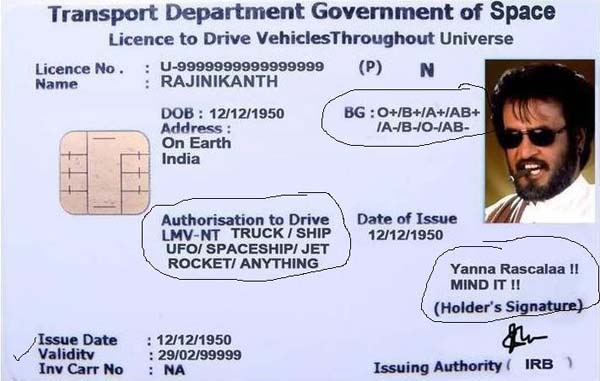
#> input picture 10.tiff, 600 x 381 px; its folder holds only this picture in this run
$ python -i crop_orient_mix.py   (imports and definitions only)   (older library calls are emulated)
#> lines starting #> are read from the running program, lines starting #| are printed output that depends on the picture; after the words box and inside, x2 and y2 are one past the last pixel; in counts of white or black regions, pixels touching at a corner belong together
# -*- coding: utf-8 -*-
"""
Created on Thu Dec 19 13:16:28 2019

@author: Internship004
"""

import cv2
import numpy as np
import math
import pytesseract
from scipy import ndimage

import glob
import os
import random
import sys
import random
import json
from collections import defaultdict
from PIL import Image, ImageDraw
from scipy.ndimage.filters import rank_filter

def process_image(path, out_path):
#> called with path = '10.tiff', out_path = 'out.png'
    orig_im = Image.open(path)
#> orig_im is the input picture: PIL image 600x381 RGBA; mean R, G, B, A 197.2, 197.5, 217, 255
    w,h=orig_im.size
    scale, im = downscale_image(orig_im)
#> scale = 1

    edges = cv2.Canny(np.asarray(im), 100, 200)
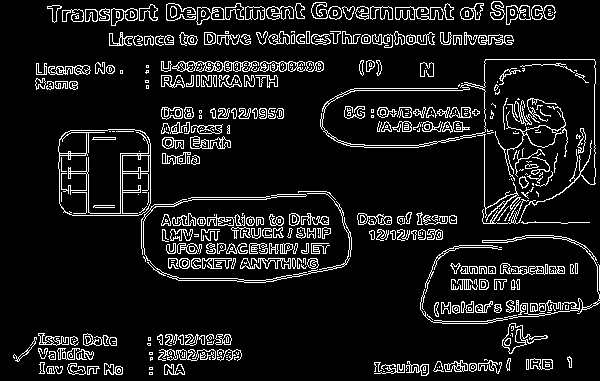
#> edges: shape (381, 600); 10% white in thin lines or dots

    # TODO: dilate image _before_ finding a border. This is crazy sensitive!
    _, contours, hierarchy = cv2.findContours(edges, cv2.RETR_TREE, cv2.CHAIN_APPROX_SIMPLE)
#> contours = 1078 contours, 601 with area under 20; largest, box (x1, y1, x2, y2) and area: (320, 59, 596, 224) 24010, (482, 59, 596, 224) 15404, (322, 84, 486, 146) 8058, (58, 129, 151, 216) 7585, (58, 129, 151, 216) 6387
    borders = find_border_components(contours, edges)
#> the loop in find_border_components, `for i, c in enumerate(contours):` made 1078 passes
#> (x, y, w, h) on passes 2, 5, 6: (149, 372, 4, 3), (149, 367, 4, 3), (87, 366, 13, 9)
#> after the loop in find_border_components, `for i, c in enumerate(contours):`: borders = []
#> borders = []
    borders.sort(
        key=lambda i_x1_y1_x2_y2: (i_x1_y1_x2_y2[3] - i_x1_y1_x2_y2[1]) * (i_x1_y1_x2_y2[4] - i_x1_y1_x2_y2[2]))

    border_contour = None
    if len(borders):
        border_contour = contours[borders[0][0]]
        edges = remove_border(border_contour, edges)

    edges = 255 * (edges > 0).astype(np.uint8)

    # Remove ~1px borders using a rank filter.
    maxed_rows = rank_filter(edges, -4, size=(1, 20))
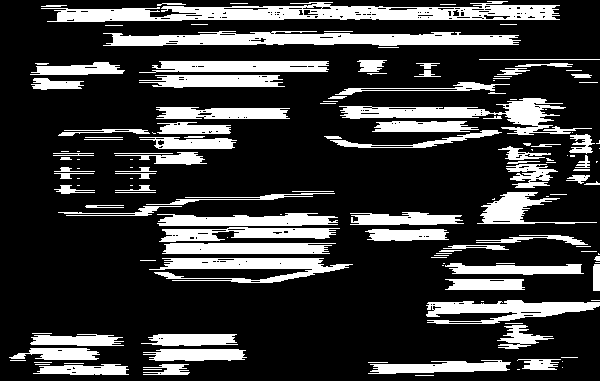
#> maxed_rows: shape (381, 600); 22.7% white; 148 white regions (63 under 20 px), largest, box (x1, y1, x2, y2) and area: (41, 1, 560, 22) 6117, (103, 31, 521, 46) 4396, (339, 98, 592, 135) 2918
    maxed_cols = rank_filter(edges, -4, size=(20, 1))
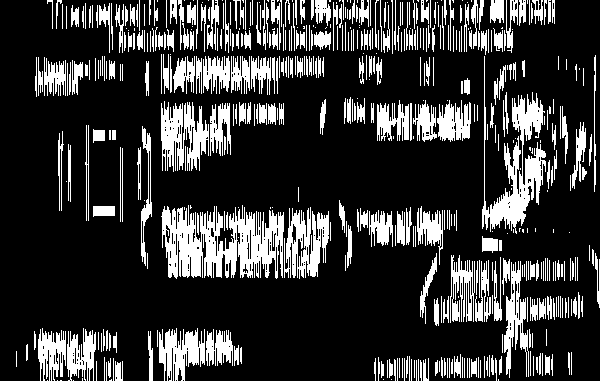
#> maxed_cols: shape (381, 600); 21.8% white; 530 white regions (151 under 20 px), largest, box (x1, y1, x2, y2) and area: (161, 205, 284, 279) 5624, (482, 56, 546, 234) 3522, (161, 101, 209, 172) 2033
    debordered = np.minimum(np.minimum(edges, maxed_rows), maxed_cols)
#> debordered: shape (381, 600); 6.5% white in thin lines or dots
    edges = debordered

    contours = find_components(edges)
    if len(contours) == 0:
        #print('%s -> (no text!)' % path)
        return

    crop = find_optimal_components_subset(contours, edges)
    crop = pad_crop(crop, contours, edges, border_contour)

    crop = [int(x / scale) for x in crop]  # upscale to the original image size.

    # [10 lines of commented-out code are left out]
    text_im = orig_im.crop(crop)
    text_im = text_im.resize((w,h), Image.ANTIALIAS)
    text_im.save(out_path)
    #print('%s -> %s' % (path, out_path))
    return text_im

# [74 lines left out: function crop_orient, not called in this run]
    #cv2.waitKey()
    #cv2.destroyAllWindows()

def dilate(ary, N, iterations):
    """Dilate using an NxN '+' sign shape. ary is np.uint8."""

    kernel = np.zeros((N, N), dtype=np.uint8)
    kernel[(N - 1) // 2, :] = 1  # Bug solved with // (integer division)

    dilated_image = cv2.dilate(ary / 255, kernel, iterations=iterations)

    kernel = np.zeros((N, N), dtype=np.uint8)
    kernel[:, (N - 1) // 2] = 1  # Bug solved with // (integer division)
    dilated_image = cv2.dilate(dilated_image, kernel, iterations=iterations)
    return dilated_image


def props_for_contours(contours, ary):
    """Calculate bounding box & the number of set pixels for each contour."""
    c_info = []
    for c in contours:
        x, y, w, h = cv2.boundingRect(c)
        c_im = np.zeros(ary.shape)
        cv2.drawContours(c_im, [c], 0, 255, -1)
        c_info.append({
            'x1': x,
            'y1': y,
            'x2': x + w - 1,
            'y2': y + h - 1,
            'sum': np.sum(ary * (c_im > 0)) / 255
        })
    return c_info


def union_crops(crop1, crop2):
    """Union two (x1, y1, x2, y2) rects."""
    x11, y11, x21, y21 = crop1
    x12, y12, x22, y22 = crop2
    return min(x11, x12), min(y11, y12), max(x21, x22), max(y21, y22)


def intersect_crops(crop1, crop2):
    x11, y11, x21, y21 = crop1
    x12, y12, x22, y22 = crop2
    return max(x11, x12), max(y11, y12), min(x21, x22), min(y21, y22)


def crop_area(crop):
    x1, y1, x2, y2 = crop
    return max(0, x2 - x1) * max(0, y2 - y1)


def find_border_components(contours, ary):
    borders = []
    area = ary.shape[0] * ary.shape[1]
    for i, c in enumerate(contours):
        x, y, w, h = cv2.boundingRect(c)
        if w * h > 0.5 * area:
            borders.append((i, x, y, x + w - 1, y + h - 1))
    return borders


def angle_from_right(deg):
    return min(deg % 90, 90 - (deg % 90))


# [19 lines left out: function remove_border, not called in this run]


def find_components(edges, max_components=16):
    """Dilate the image until there are just a few connected components.
    Returns contours for these components."""
#> called with max_components = 16
    # Perform increasingly aggressive dilation until there are just a few
    # connected components.

    count = 21
    dilation = 5
    n = 1
    while count > 16:
        n += 1
        dilated_image = dilate(edges, N=3, iterations=n)
        dilated_image = np.uint8(dilated_image)
        _, contours, hierarchy = cv2.findContours(dilated_image, cv2.RETR_TREE, cv2.CHAIN_APPROX_SIMPLE)
        count = len(contours)
#> this loop made 8 passes
#> count on passes 1 to 8: 164, 84, 53, 46, 40, 33, 19, 13
#> pass 1, in dilate, `dilated_image = cv2.dilate(dilated_image, kernel, iterations=iterations)`:
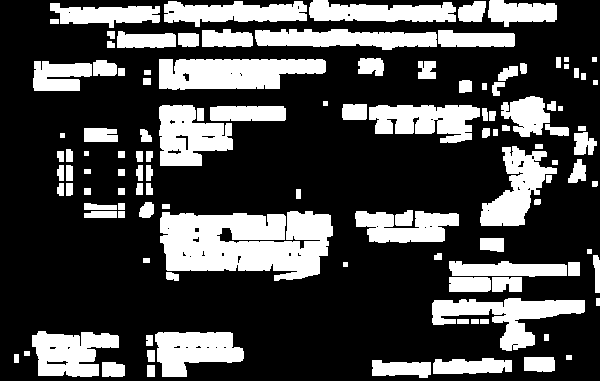
#> dilated_image: shape (381, 600) float64; values 0 (black) and 1 (white), 28.4% white; 117 white regions, largest, box (x1, y1, x2, y2) and area: (160, 211, 333, 281) 9225, (159, 59, 326, 90) 4204, (432, 298, 585, 351) 3360
#> after the loop:
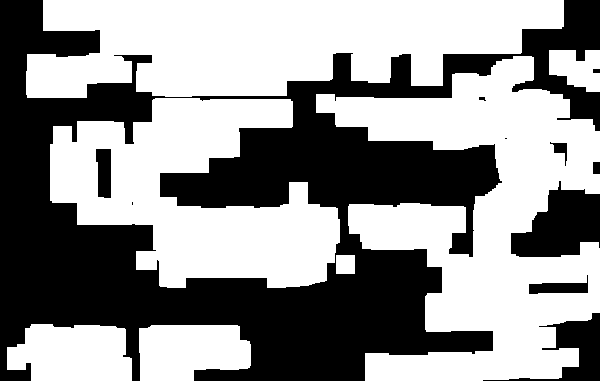
#> dilated_image: shape (381, 600); values 0 (black) and 1 (white), 56.9% white; 11 black regions (2 under 20 px)
#> after the loop, n = 9
#> in process_image, `contours = find_components(edges)`: contours = 13 contours, 2 with area under 20; largest, box (x1, y1, x2, y2) and area: (316, 56, 600, 381) 45757, (26, 0, 564, 98) 38366, (50, 98, 340, 288) 31400, (7, 324, 132, 381) 5860, (139, 325, 251, 381) 5219
    # print dilation
    # Image.fromarray(edges).show()
    # Image.fromarray(255 * dilated_image).show()
    return contours


def find_optimal_components_subset(contours, edges):
    """Find a crop which strikes a good balance of coverage/compactness.
    Returns an (x1, y1, x2, y2) tuple.
    """
    c_info = props_for_contours(contours, edges)
#> the loop in props_for_contours, `for c in contours:` made 13 passes
#> (x, y, w, h) on passes 1, 2, 4, 5, 6, 7, 8, 9: (139, 325, 112, 56), (7, 324, 125, 57), (50, 98, 290, 190), (131, 201, 3, 5), (95, 148, 17, 51), (316, 56, 284, 325), (528, 274, 61, 21), (549, 141, 19, 26)
#> after the loop in props_for_contours, `for c in contours:`:
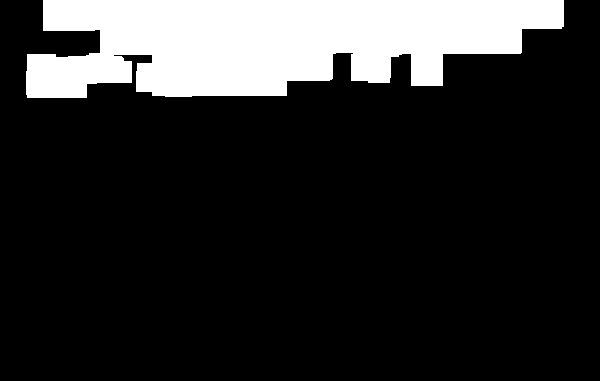
#> c_im: shape (381, 600) float64; 17.1% white; 1 white region, box (x1, y1, x2, y2) and area: (26, 0, 564, 98) 39183
#> after the loop in props_for_contours, `for c in contours:`: c_info = 13 items
#> c_info = 13 items
    c_info.sort(key=lambda x: -x['sum'])
    total = np.sum(edges) / 255
#> total = 14761
    area = edges.shape[0] * edges.shape[1]
#> area = 228600

    c = c_info[0]
#> c = {'x1': 316, 'y1': 56, 'x2': 599, 'y2': 380, 'sum': 4659}
    del c_info[0]
    this_crop = c['x1'], c['y1'], c['x2'], c['y2']
#> this_crop = (316, 56, 599, 380)
    crop = this_crop
#> crop = (316, 56, 599, 380)
    covered_sum = c['sum']
#> covered_sum = 4659

    while covered_sum < total:
        changed = False
        recall = 1.0 * covered_sum / total
        prec = 1 - 1.0 * crop_area(crop) / area
        f1 = 2 * (prec * recall / (prec + recall))
        # print '----'
        for i, c in enumerate(c_info):
            this_crop = c['x1'], c['y1'], c['x2'], c['y2']
            new_crop = union_crops(crop, this_crop)
            new_sum = covered_sum + c['sum']
            new_recall = 1.0 * new_sum / total
            new_prec = 1 - 1.0 * crop_area(new_crop) / area
            new_f1 = 2 * new_prec * new_recall / (new_prec + new_recall)

            # Add this crop if it improves f1 score,
            # _or_ it adds 25% of the remaining pixels for <15% crop expansion.
            # ^^^ very ad-hoc! make this smoother
            remaining_frac = c['sum'] / (total - covered_sum)
            new_area_frac = 1.0 * crop_area(new_crop) / crop_area(crop) - 1
            if new_f1 > f1 or (
                    remaining_frac > 0.25 and new_area_frac < 0.15):
#                print('%d %s -> %s / %s (%s), %s -> %s / %s (%s), %s -> %s' % (
#                    i, covered_sum, new_sum, total, remaining_frac,
#                    crop_area(crop), crop_area(new_crop), area, new_area_frac,
#                    f1, new_f1))
                crop = new_crop
                covered_sum = new_sum
                del c_info[i]
                changed = True
                break

        if not changed:
            break
#> this loop made 2 passes
#> (recall, prec, f1) on passes 1 to 2: (0.316, 0.599, 0.413), (0.316, 0.599, 0.413)
#> in process_image, `crop = find_optimal_components_subset(contours, edges)`: crop = (316, 56, 599, 380)

    return crop


def pad_crop(crop, contours, edges, border_contour, pad_px=15):
    """Slightly expand the crop to get full contours.
    This will expand to include any contours it currently intersects, but will
    not expand past a border.
    """
#> called with crop = (316, 56, 599, 380), pad_px = 15
    bx1, by1, bx2, by2 = 0, 0, edges.shape[0], edges.shape[1]
#> bx1 = 0; by1 = 0; bx2 = 381; by2 = 600
    if border_contour is not None and len(border_contour) > 0:
        c = props_for_contours([border_contour], edges)[0]
        bx1, by1, bx2, by2 = c['x1'] + 5, c['y1'] + 5, c['x2'] - 5, c['y2'] - 5

    def crop_in_border(crop):
#> called with crop = (316, 56, 599, 380)
        x1, y1, x2, y2 = crop
#> x1 = 316; y1 = 56; x2 = 599; y2 = 380
        x1 = max(x1 - pad_px, bx1)
#> x1 = 301
        y1 = max(y1 - pad_px, by1)
#> y1 = 41
        x2 = min(x2 + pad_px, bx2)
#> x2 = 381
        y2 = min(y2 + pad_px, by2)
#> y2 = 395
        return crop

    crop = crop_in_border(crop)
#> crop = (316, 56, 599, 380)

    c_info = props_for_contours(contours, edges)
#> the loop in props_for_contours (call 2), `for c in contours:` made 13 passes
    changed = False
    for c in c_info:
        this_crop = c['x1'], c['y1'], c['x2'], c['y2']
        this_area = crop_area(this_crop)
        int_area = crop_area(intersect_crops(crop, this_crop))
        new_crop = crop_in_border(union_crops(crop, this_crop))
        if 0 < int_area < this_area and crop != new_crop:
           # print('%s -> %s' % (str(crop), str(new_crop)))
            changed = True
            crop = new_crop
#> this loop made 13 passes
#> c on passes 1 to 7: {'x1': 139, 'y1': 325, 'x2': 250, 'y2': 380, 'sum': 798}, {'x1': 7, 'y1': 324, 'x2': 131, 'y2': 380, 'sum': 792}, {'x1': 336, 'y1': 255, 'x2': 354, 'y2': 273, 'sum': 1}, {'x1': 50, 'y1': 98, 'x2': 339, 'y2': 287, 'sum': 3977}, {'x1': 131, 'y1': 201, 'x2': 133, 'y2': 205, 'sum': 0}, {'x1': 95, 'y1': 148, 'x2': 111, 'y2': 198, 'sum': 0}, {'x1': 316, 'y1': 56, 'x2': 599, 'y2': 380, 'sum': 4659}

    if changed:
        return pad_crop(crop, contours, edges, border_contour, pad_px)
#> the loop in pad_crop (call 2), `for c in c_info:` made 13 passes
    else:
        return crop


def downscale_image(im, max_dim=2048):
    """Shrink im until its longest dimension is <= max_dim.
    Returns new_image, scale (where scale <= 1).
    """
    a, b = im.size
    if max(a, b) <= max_dim:
        return 1.0, im

    scale = 1.0 * max_dim / max(a, b)
    new_im = im.resize((int(a * scale), int(b * scale)), Image.ANTIALIAS)
    return scale, new_im


# [5 lines left out: function cropp, not called in this run]
    #except Exception as e:
    #    print("aa")
     #   print('%s %s' % (path, e))

>>> result = process_image('10.tiff', 'out.png')
#> in process_image, `text_im = text_im.resize((w,h), Image.ANTIALIAS)`:
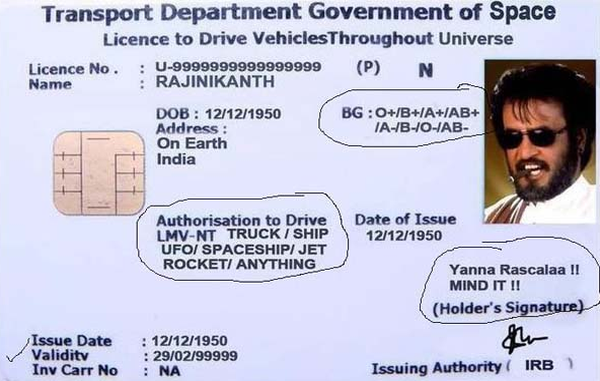
#> text_im: PIL image 600x381 RGBA; mean R, G, B, A 196.8, 197, 216.4, 255

$ run again, on 11.tiff
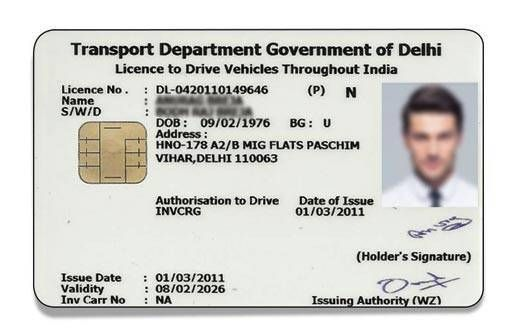
#> input picture 11.tiff, 505 x 331 px
#> in process_image, orig_im is the input picture: PIL image 505x331 RGBA; mean R, G, B, A 211.7, 211.4, 207.3, 255
#> scale = 1
#> in process_image, `edges = cv2.Canny(np.asarray(im), 100, 200)`:
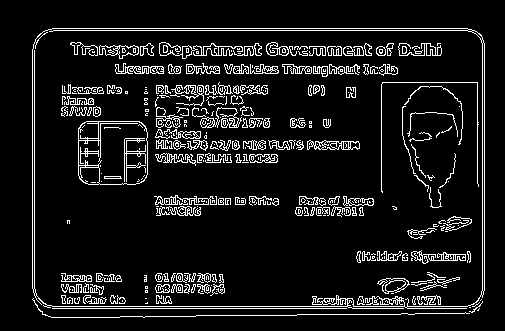
#> edges: shape (331, 505); 9.3% white in thin lines or dots, all inside (x1, y1, x2, y2) = (32, 28, 485, 318)
#> in process_image, `_, contours, hierarchy = cv2.findContours(edges, cv2.RETR_TREE, cv2.CH..`: contours = 706 contours, 504 with area under 20; largest, box (x1, y1, x2, y2) and area: (32, 28, 485, 309) 125218, (32, 28, 483, 308) 124454, (78, 121, 148, 185) 4218, (98, 121, 148, 185) 2941, (78, 140, 101, 166) 524
#> the loop in find_border_components, `for i, c in enumerate(contours):` made 706 passes
#> (x, y, w, h) on passes 4, 5, 7: (472, 302, 8, 5), (469, 301, 14, 12), (32, 298, 438, 20)
#> after the loop in find_border_components, `for i, c in enumerate(contours):`: borders = [(7, 32, 28, 484, 308), (28, 32, 28, 482, 307)]
#> border_contour = contour of 328 points, box (x1, y1, x2, y2) (32, 28, 483, 308), area 124454
#> r = ((257, 167.5), (279, 450), -90)
#> degs = -90
#> box = [[482, 307], [32, 307], [32, 28], [482, 28]]
#> maxed_rows: shape (331, 505); 16.1% white; 95 white regions (36 under 20 px), largest, box (x1, y1, x2, y2) and area: (65, 42, 448, 56) 3980, (110, 64, 403, 75) 2492, (119, 140, 367, 150) 2036
#> maxed_cols: shape (331, 505); 17.5% white; 246 white regions (73 under 20 px), largest, box (x1, y1, x2, y2) and area: (150, 37, 279, 172) 9509, (64, 78, 101, 190) 1682, (61, 267, 105, 311) 1253
#> debordered: shape (331, 505); 5.1% white in thin lines or dots, all inside (x1, y1, x2, y2) = (35, 42, 478, 305)
#> the loop in find_components, `while count > 16:` made 5 passes
#> count on passes 1 to 5: 76, 47, 41, 24, 16
#> after the loop in find_components, `while count > 16:`: n = 6
#> in process_image, `contours = find_components(edges)`: contours = 16 contours, 2 with area under 20; largest, box (x1, y1, x2, y2) and area: (55, 36, 448, 191) 35318, (306, 193, 478, 311) 8648, (149, 190, 285, 222) 3200, (140, 267, 231, 310) 3064, (55, 267, 131, 310) 2946
#> the loop in props_for_contours, `for c in contours:` made 16 passes
#> (x, y, w, h) on passes 1, 2, 3, 4, 5, 6, 9, 10: (29, 297, 14, 14), (140, 267, 91, 43), (55, 267, 76, 43), (306, 193, 172, 118), (289, 190, 91, 32), (149, 190, 136, 32), (396, 127, 41, 65), (450, 121, 14, 16)
#> after the loop in props_for_contours, `for c in contours:`: c_info = 16 items
#> total = 8481
#> in find_optimal_components_subset, `area = edges.shape[0] * edges.shape[1]`: area = 167155
#> in find_optimal_components_subset, `c = c_info[0]`: c = {'x1': 55, 'y1': 36, 'x2': 447, 'y2': 190, 'sum': 5223}
#> this_crop = (55, 36, 447, 190)
#> covered_sum = 5223
#> the loop in find_optimal_components_subset, `while covered_sum < total:` made 3 passes
#> (recall, prec, f1) on passes 1 to 3: (0.616, 0.639, 0.627), (0.619, 0.637, 0.628), (0.619, 0.637, 0.628)
#> the loop in props_for_contours (call 2), `for c in contours:` made 1 pass
#> the loop in pad_crop, `for c in c_info:` made 16 passes
#> c on passes 1 to 7: {'x1': 29, 'y1': 297, 'x2': 42, 'y2': 310, 'sum': 2}, {'x1': 140, 'y1': 267, 'x2': 230, 'y2': 309, 'sum': 586}, {'x1': 55, 'y1': 267, 'x2': 130, 'y2': 309, 'sum': 519}, {'x1': 306, 'y1': 193, 'x2': 477, 'y2': 310, 'sum': 1095}, {'x1': 289, 'y1': 190, 'x2': 379, 'y2': 221, 'sum': 469}, {'x1': 149, 'y1': 190, 'x2': 284, 'y2': 221, 'sum': 551}, {'x1': 444, 'y1': 167, 'x2': 459, 'y2': 179, 'sum': 2}
#> the loop in pad_crop (call 2), `for c in c_info:` made 16 passes
#> in process_image, `text_im = text_im.resize((w,h), Image.ANTIALIAS)`:
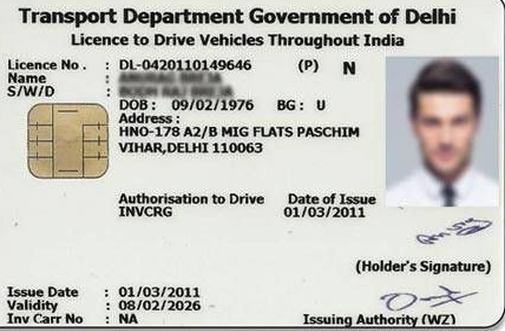
#> text_im: PIL image 505x331 RGBA; mean R, G, B, A 199.7, 199.1, 193.7, 255
